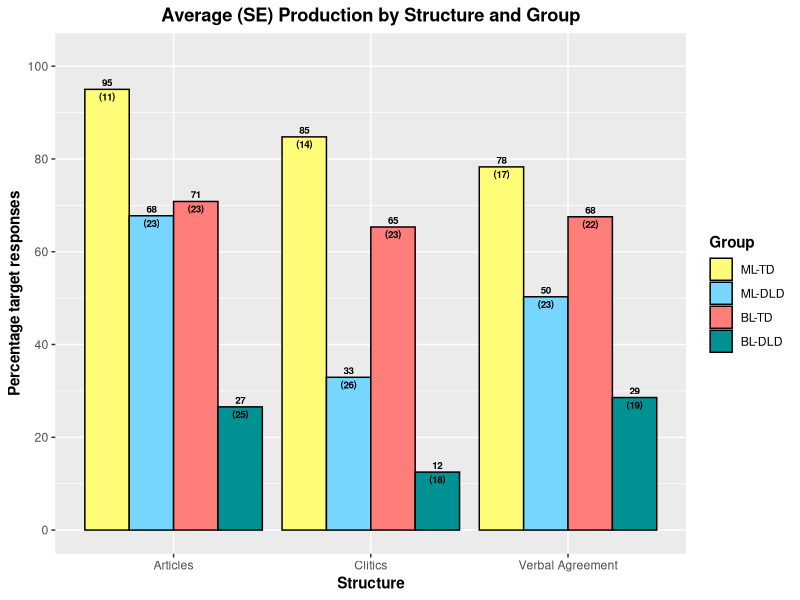
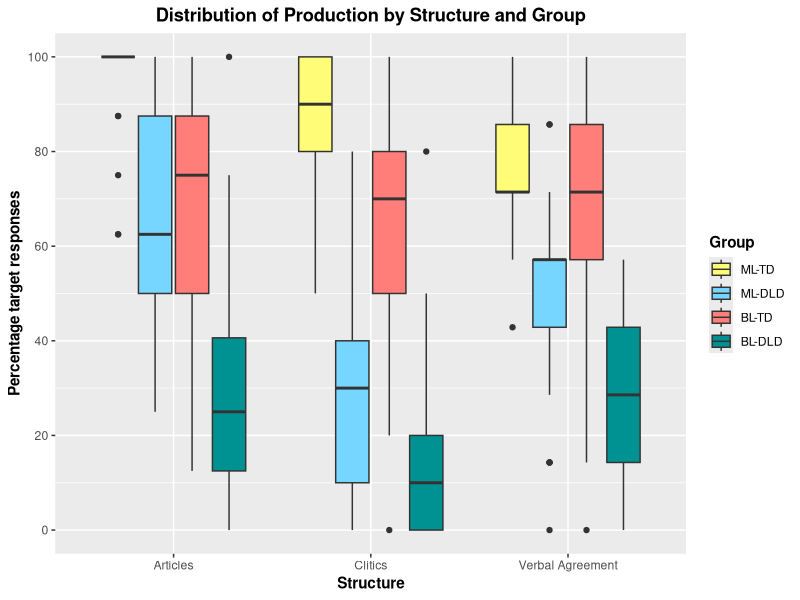
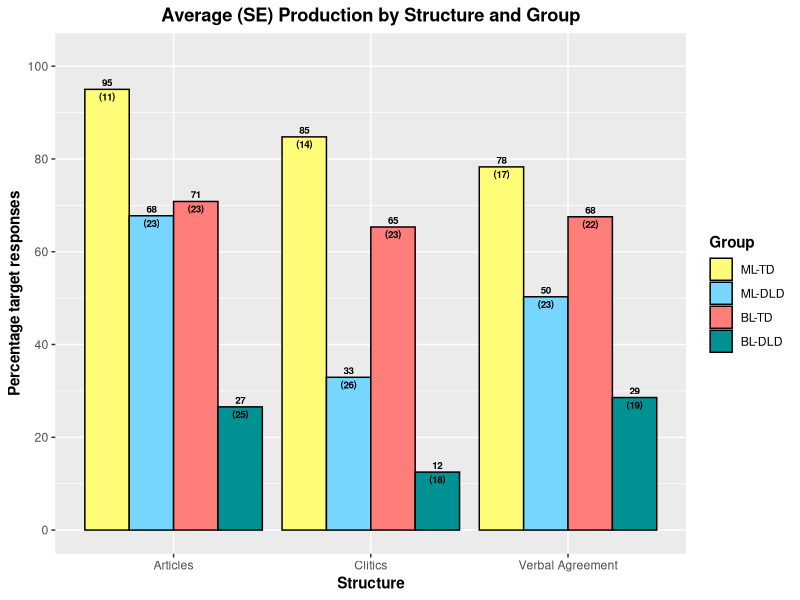
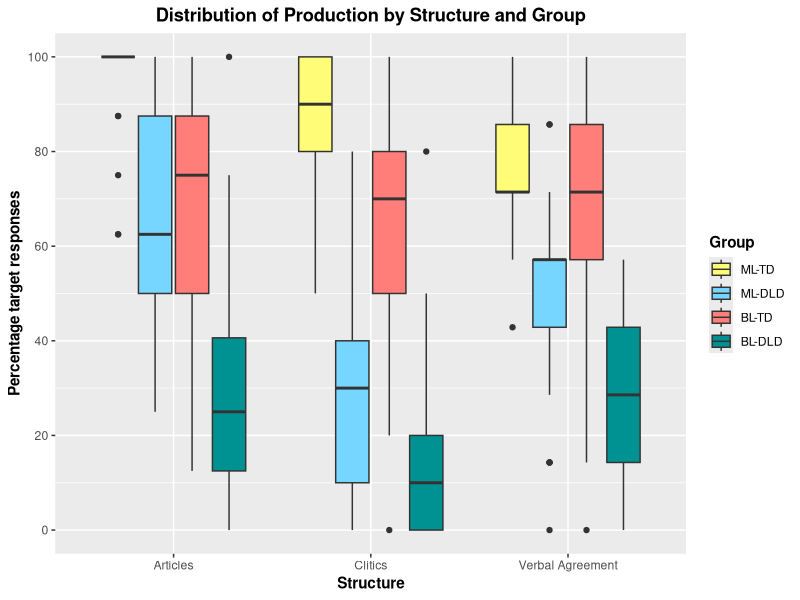

Write R code to recreate these figures, in order.
library(here)
library(tidyverse)
library(patchwork)


# Load data
Data <- read_csv(here("CSV Files", "Aggregated Long Data.csv")) %>% 
  drop_na(Structure) %>% 
  filter(!Structure == "Subjunctive")
Data$Group <- factor(Data$Group, levels = c("ML-TD", "ML-DLD", "BL-TD", "BL-DLD"))
Data$Structure <- factor(Data$Structure, levels = c("Articles", "Clitics", "Verbal Agreement", "Subjunctive"))



# Prepare averages by structures
Master_Bar <- Data %>% 
  group_by(Group, Structure) %>%
  summarize(Total_Accuracy = sum(Accuracy, na.rm = TRUE),
            Total_Responses = sum(!is.na(Accuracy)),
            Ratio = Total_Accuracy/Total_Responses) %>% 
  mutate(Ratio = (Ratio*100))

Master_Box <- Data %>% 
  group_by(Code, Group, Structure) %>%
  summarize(Total_Accuracy = sum(Accuracy, na.rm = TRUE),
            Total_Responses = sum(!is.na(Accuracy)),
            Ratio = Total_Accuracy/Total_Responses) %>% 
  mutate(Ratio = (Ratio*100))


# Summary of SDs for bar graph
Master_Bar_Summary <- Master_Box %>%
  group_by(Structure, Group) %>%
  summarise(Average = mean(Ratio, na.rm = TRUE), 
            SD = sd(Ratio, na.rm = TRUE), 
            .groups = "drop")


# Create bar graph
Bar_Graph <- Master_Bar_Summary %>% 
  ggplot(aes(x = Structure, y = Average, fill = Group)) + 
  geom_bar(position = "dodge", color = "black", stat = "identity") +
  scale_fill_manual(values = c("#FFFD78", "#76D6FF", "#FF7E79", "#009193")) +
  scale_y_continuous(breaks = seq(0, 100, 20), limits = c(0, 102)) +
  geom_text(aes(label = paste0(round(Average), "\n(", round(SD), ")")),
            position = position_dodge(width = .9),
            vjust = 0.5,
            size = 2.5,
            fontface = "bold") +
  labs(x = "Structure",
       y = "Percentage target responses",
       fill = "Group",
       title = "Average (SE) Production by Structure and Group") +
  theme(axis.title = element_text(face = "bold"),
        plot.title = element_text(hjust = 0.5, face = "bold"),
        legend.title = element_text(face = "bold"),
        strip.text = element_text(face = "bold"),
        strip.text.x = element_text(face = "bold"))

Bar_Graph

ggsave(filename = here("Conferences", "HLS 2025", "Graphs", "HLS 2025 Bar Graph.pdf"),
       plot = Bar_Graph,
       device = "pdf",
       width = 7.5,
       height = 2.5,
       units = "in")


# Generate boxplot
Boxplot <- Master_Box %>% 
  ggplot(aes(x = Structure, y = Ratio, fill = Group)) +
  geom_boxplot() +
  scale_fill_manual(values = c("#FFFD78", "#76D6FF", "#FF7E79", "#009193")) +
  scale_y_continuous(breaks = seq (0, 100, 20),
                     limits = c(0, 100)) +
  labs(x = "Structure",
       y = "Percentage target responses",
       fill = "Group",
       title = "Distribution of Production by Structure and Group") +
  theme(axis.title = element_text(face = "bold"),
        plot.title = element_text(hjust = 0.5, face = "bold"),
        legend.title = element_text(face = "bold"),
        strip.text = element_text(face = "bold"),
        strip.text.x = element_text(face = "bold"))

Boxplot

ggsave(filename = here("Conferences", "HLS 2025", "Graphs", "HLS 2025 Boxplot.pdf"),
       plot = Boxplot,
       device = "pdf",
       width = 7.5,
       height = 2.5,
       units = "in")
